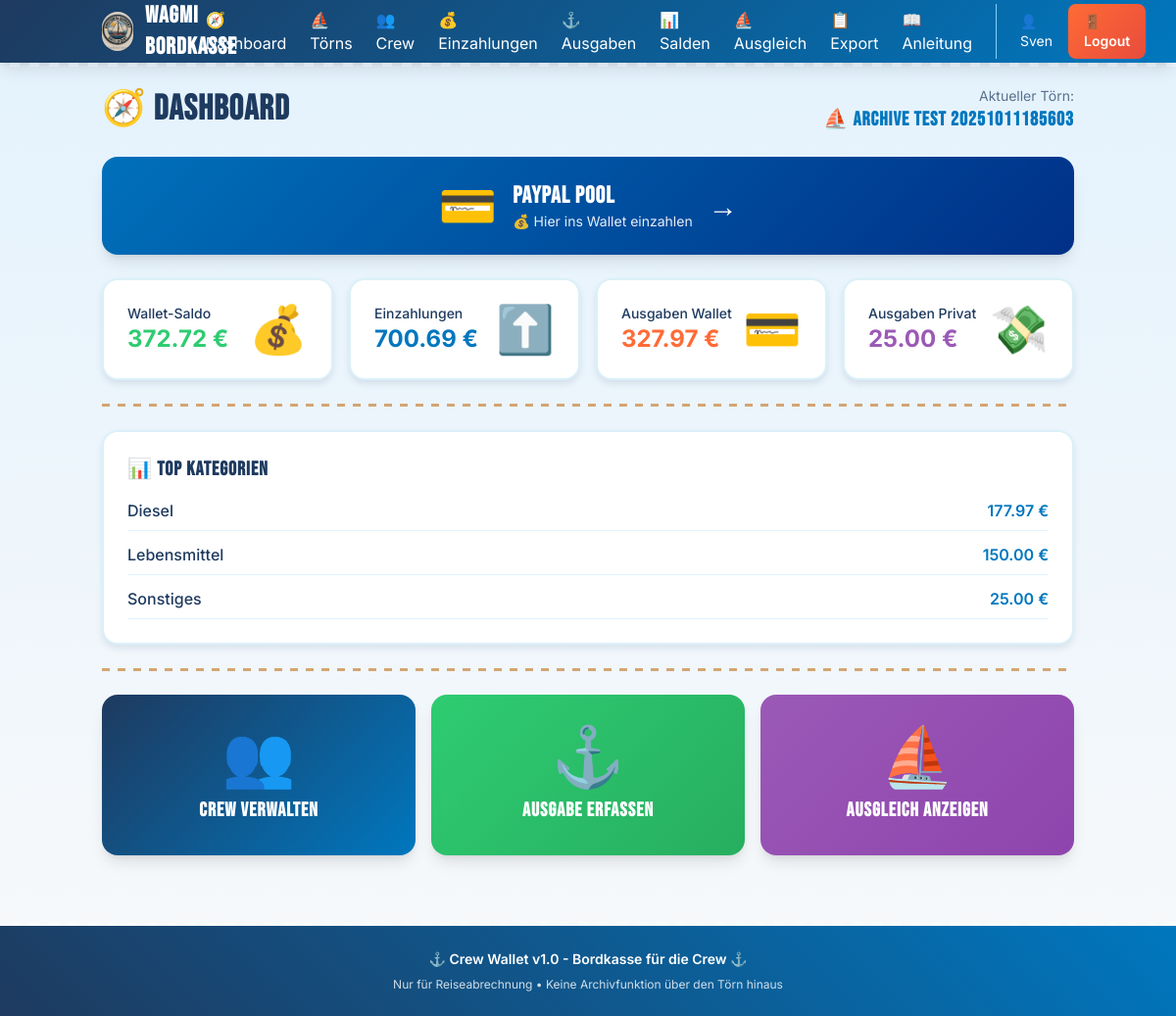
Page / (signed in) on the earlier database version.
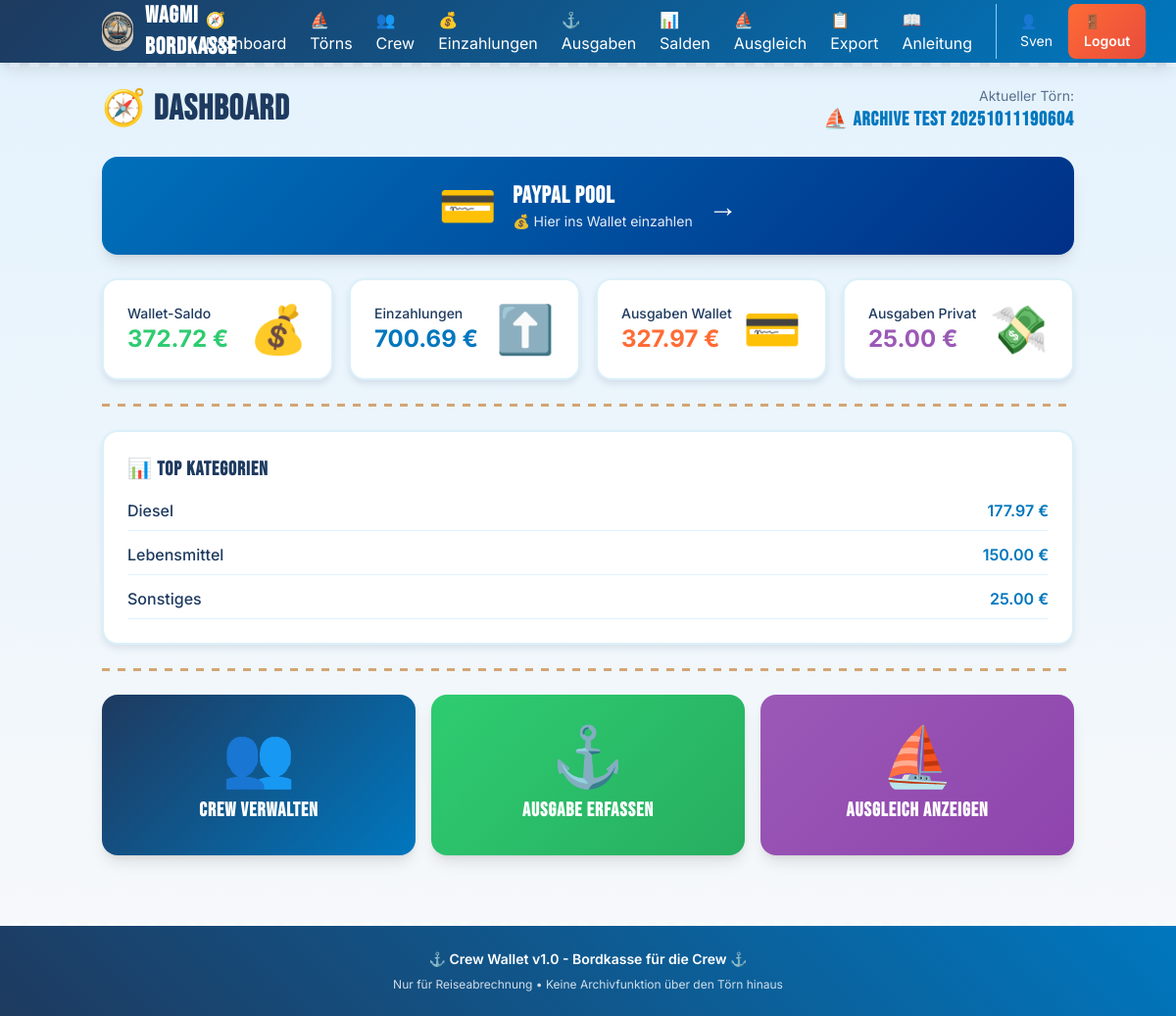
Same page on the later database version.
### models.py (models this page shows)
class Trip(Base):
    __tablename__ = "trips"
    id = Column(Integer, primary_key=True, index=True)
    name = Column(String(100), nullable=False)
    start_date = Column(Date, nullable=False)
    end_date = Column(Date, nullable=True)
    status = Column(SQLEnum(TripStatus), nullable=False, default=TripStatus.active)
    created_at = Column(DateTime, default=datetime.utcnow)
    crew_members = relationship("CrewMember", back_populates="trip", cascade="all, delete-orphan")
    deposits = relationship("Deposit", back_populates="trip", cascade="all, delete-orphan")
    expenses = relationship("Expense", back_populates="trip", cascade="all, delete-orphan")

class Expense(Base):
    __tablename__ = "expenses"
    __table_args__ = (
        CheckConstraint('amount > 0', name='check_expense_amount_positive'),
        CheckConstraint('amount_eur > 0', name='check_expense_amount_eur_positive'),
    )
    id = Column(Integer, primary_key=True, index=True)
    trip_id = Column(Integer, ForeignKey("trips.id"), nullable=False, index=True)
    payer_id = Column(Integer, ForeignKey("crew_members.id"), nullable=False, index=True)
    date = Column(Date, nullable=False)
    category = Column(String(50), nullable=False)
    description = Column(String(200), nullable=False)
    amount = Column(Float, nullable=False)
    currency = Column(SQLEnum(Currency), nullable=False, default=Currency.EUR)
    amount_eur = Column(Float, nullable=False)
    paid_from = Column(SQLEnum(PaidFromEnum), nullable=False)
    split_mode = Column(SQLEnum(SplitModeEnum), nullable=False)
    created_at = Column(DateTime, default=datetime.utcnow)
    trip = relationship("Trip", back_populates="expenses")
    payer = relationship("CrewMember", foreign_keys=[payer_id], back_populates="paid_expenses")
    participants = relationship("ExpenseParticipant", back_populates="expense", cascade="all, delete-orphan")
    receipts = relationship("Receipt", back_populates="expense", cascade="all, delete-orphan")

### main.py (the view)
@app.get("/", response_class=HTMLResponse)
async def dashboard(request: Request, db: Session = Depends(get_db)):
    active_trip = TripService.get_active_trip(db)
    if not active_trip:
        return RedirectResponse(url="/trips", status_code=303)
    trip_id = active_trip.id
    total_deposits = db.query(func.sum(Deposit.amount_eur)).filter(
        Deposit.trip_id == trip_id
    ).scalar() or 0.0
    wallet_expenses = db.query(func.sum(Expense.amount_eur)).filter(
        Expense.trip_id == trip_id,
        Expense.paid_from == PaidFromEnum.wallet
    ).scalar() or 0.0
    private_expenses = db.query(func.sum(Expense.amount_eur)).filter(
        Expense.trip_id == trip_id,
        Expense.paid_from == PaidFromEnum.private
    ).scalar() or 0.0
    total_expenses = wallet_expenses + private_expenses
    wallet_balance = total_deposits - wallet_expenses
    top_categories = db.query(
        Expense.category,
        func.sum(Expense.amount_eur).label('total')
    ).filter(Expense.trip_id == trip_id).group_by(Expense.category).order_by(func.sum(Expense.amount_eur).desc()).limit(5).all()
    expense_count = db.query(Expense).filter(Expense.trip_id == trip_id).count()
    return templates.TemplateResponse("index.html", {
        "request": request,
        "active_trip": active_trip,
        "wallet_balance": round(wallet_balance, 2),
        "total_deposits": round(total_deposits, 2),
        "total_expenses": round(total_expenses, 2),
        "wallet_expenses": round(wallet_expenses, 2),
        "private_expenses": round(private_expenses, 2),
        "top_categories": top_categories,
        "expense_count": expense_count
    })

### templates/index.html (shortened to what the changed rows need)
{% extends "layout.html" %}
{% block content %}
<div class="space-y-6">
    <div class="flex justify-between items-center">
        <h1 class="text-4xl font-bold maritime-header" style="color: var(--navy-deep);">🧭 Dashboard</h1>
        <div class="text-right">
            <p class="text-sm" style="color: var(--navy-deep); opacity: 0.7;">Aktueller Törn:</p>
            <p class="text-xl font-bold maritime-header" style="color: var(--ocean-blue);">⛵ {{ active_trip.name }}</p>
        </div>
    </div>
    <div class="bg-white porthole-card p-6">
        <h2 class="text-xl font-bold maritime-header mb-4" style="color: var(--navy-deep);">📊 Top Kategorien</h2>
        <div class="space-y-3">
            {% for category, total in top_categories %}
            <div class="flex items-center justify-between border-b border-sky-100 pb-2">
                <span class="font-medium" style="color: var(--navy-deep);">{{ category }}</span>
                <span class="font-semibold" style="color: var(--ocean-blue);">{{ "%.2f"|format(total) }} €</span>
            </div>
            {% endfor %}
        </div>
    </div>
</div>
{% endblock %}

Differences in the rows shown:
removed Trip: name "Archive Test 20251011185603"
now on this page (row edited): Trip: name "Archive Test 20251011190604"
